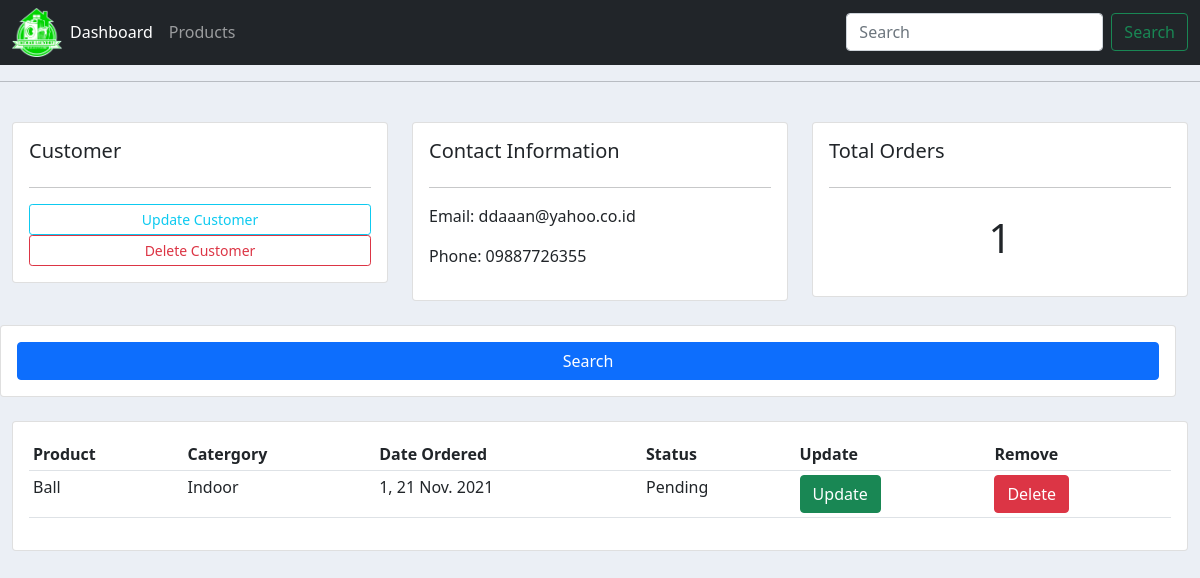
The page /customer/2 on the database its author committed.
### data/models.py (models this page shows, shortened)
class Customer(models.Model):
    name = models.CharField(max_length=200, blank=True, null=True)
    phone = models.CharField(max_length=200, blank=True, null=True)
    email = models.CharField(max_length=200, blank=True, null=True)
    date_created = models.DateTimeField(auto_now_add=True, null=True)

class Order(models.Model):
    STATUS = (
        ('Pending', 'Pending'),
        ('Out for delivery', 'Out for delivery'),
        ('Delivered', 'Delivered'),
    )
    customer = models.ForeignKey(
        Customer, null=True, on_delete=models.SET_NULL)
    product = models.ForeignKey(
        Product, null=True, on_delete=models.SET_NULL)
    date_created = models.DateTimeField(auto_now_add=True, null=True)
    status = models.CharField(
        max_length=200, blank=True, null=True, choices=STATUS)

class Product(models.Model):
    CATEGORY = (
        ('Indoor', 'Indoor'),
        ('Out Door', 'Out Door'),
    )
    name = models.CharField(max_length=200, blank=True, null=True)
    price = models.IntegerField(blank=True, null=True)
    category = models.CharField(
        max_length=200, blank=True, null=True, choices=CATEGORY)
    description = models.CharField(max_length=200, blank=True, null=True)
    date_created = models.DateTimeField(auto_now_add=True, null=True)
    tag = models.ManyToManyField(Tag)
    def __str__(self):
        return self.name

### data/views.py (the view)
# urls.py: path('customer/<str:pk>', views.customer, name='customer'),
def customer(request, pk):
    detailcustomer = Customer.objects.get(id=pk)
    order_customer = detailcustomer.order_set.all()
    total_customer = order_customer.count()
    context = {
        'judul': 'Halaman Customer',
        'menu': 'customer',
        'customer': detailcustomer,
        'data_order_customer': order_customer,
        'data_total_customer': total_customer,
    }
    return render(request, 'data/customer.html', context)

### data/templates/data/customer.html
{% extends "data/main.html"%}
{% block content %}
<br>
<div class="container-fluid">
    <div class="row">
        <div class="col-md-4">
            <div class="card card-body">
                <h5>Customer</h5>
                <hr>
                <a class="btn btn-outline-info btn-sm btn-
block" href="">Update Customer</a>
                <a class="btn btn-outline-danger btn-sm btn-
block" href="">Delete Customer</a>
            </div>
        </div>
        <div class="col-md-4">
            <div class="card card-body">
                    <h5>Contact Information</h5>
                    <hr>
                    <p>Email: {{ customer.email }}</p>
                    <p>Phone: {{ customer.phone }}</p>
                </div>
            </div>
            <div class="col-md-4">
                <div class="card card-body">
                    <h5>Total Orders</h5>
                    <hr>
                    <h1 style="text-align: center;padding: 10px">{{ data_total_customer }}</h1>
                </div>
            </div>
        </div>
        <br>
        <div class="row">
            <div class="row">
                <div class="card card-body">
                    <form method="get">
                        <button class="btn btn-primary" type="submit">Search</button>
                    </form>
                </div>
            </div>
        </div>
        <br>
        <div class="row">
            <div class="col-md">
                <div class="card card-body">
                    <table class="table table-sm">
                        <tr>
                            <th>Product</th>
                            <th>Catergory</th>
                            <th>Date Ordered</th>
                            <th>Status</th>
                            <th>Update</th>
                            <th>Remove</th>
                        </tr>
                        {% for tampil_order_customer in data_order_customer %}
                        <tr>
                            <td>{{ tampil_order_customer.product }}</td>
                            <td>{{ tampil_order_customer.product.category }}</td>
                            <td>{{ tampil_order_customer.date_created|date:"1, d N Y" }}</td>
                            <td>{{ tampil_order_customer.status }}</td>
                            <td><a href="{% url 'update_order' tampil_order_customer.id %}" class="btn btn-success">Update</a></td>
                            <td><a href="{% url 'delete_order' tampil_order_customer.id %}" class="btn btn-danger">Delete</a></td>
                        </tr>
                        {% endfor %}
                    </table>
                </div>
            </div>
        </div>
    </div>
{% endblock content%}

### static/css/main.css (style rules this page uses)
body { background-color: #ebeff5 ; }

### rows shown on the page
Customer: email "ddaaan@yahoo.co.id", phone "09887726355"
Order: product "Ball", product.category "Indoor", date_created "1, 21 Nov. 2021", status "Pending"

### other values the page prints
{{ data_total_customer }} "1"
